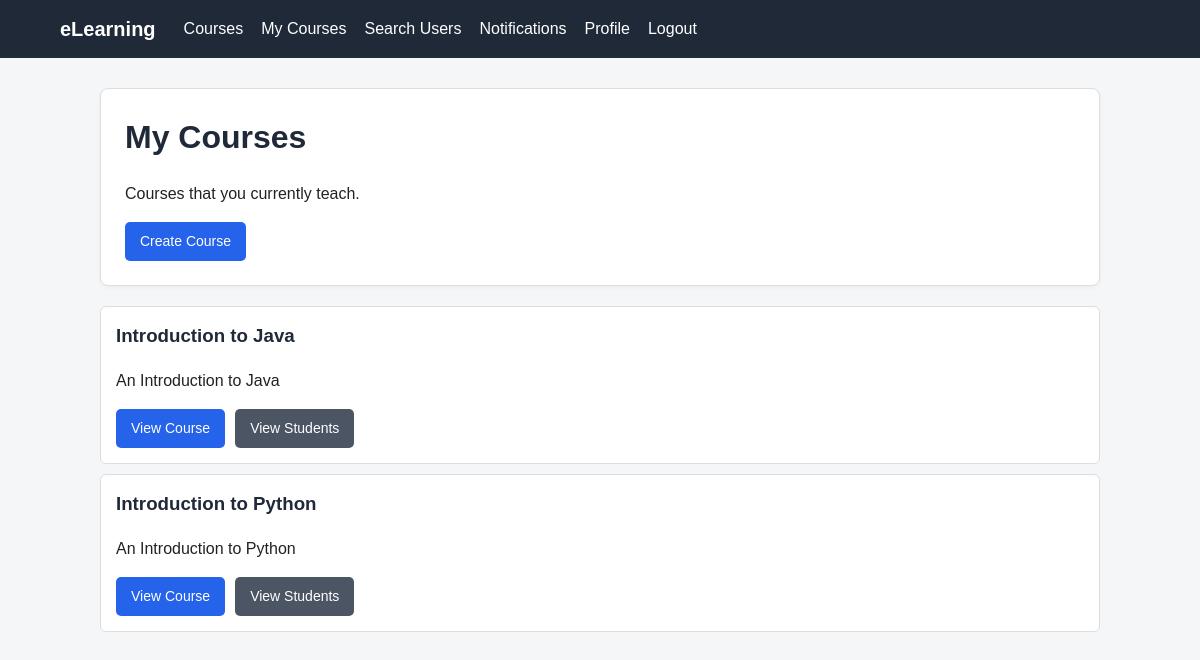
The page /courses/my-courses/ (signed in) on the database its author committed.
### courses/models.py (models this page shows, shortened)
class Course(models.Model):
    title = models.CharField(max_length=200)
    description = models.TextField()
    teacher = models.ForeignKey(
        settings.AUTH_USER_MODEL,
        on_delete=models.CASCADE,
        related_name='courses_taught'
    )
    created_at = models.DateTimeField(auto_now_add=True)

### courses/views.py (the view)
@login_required
def my_courses(request):
    if request.user.role != 'TEACHER':
        return redirect('home')
    courses = request.user.courses_taught.all().order_by(
        '-created_at'
    )
    return render(
        request,
        'courses/my_courses.html',
        {'courses': courses}
    )

### courses/templates/courses/my_courses.html (shortened to what this page needs)
{% extends 'base.html' %}
{% block content %}
<div class="card">
    <h1>My Courses</h1>
    <p>
        Courses that you currently teach.
    </p>
    <a
        class="button"
        href="{% url 'create_course' %}"
    >
        Create Course
    </a>
</div>
<ul class="course-list">
    {% for course in courses %}
        <li>
            <h3>
                {{ course.title }}
            </h3>
            <p>
                {{ course.description|truncatewords:30 }}
            </p>
            <div class="actions">
                <a
                    class="button"
                    href="{% url 'course_detail' course.id %}"
                >
                    View Course
                </a>
                <a
                    class="button secondary-button"
                    href="{% url 'course_students' course.id %}"
                >
                    View Students
                </a>
            </div>
        </li>
    {% empty %}
        <li>
            You have not created any courses yet.
        </li>
    {% endfor %}
</ul>
{% endblock %}

### accounts/static/css/style.css (style rules this page uses)
* { box-sizing: border-box; }
body { margin: 0; font-family: Arial, Helvetica, sans-serif; background-color: #f4f6f8; color: #222; line-height: 1.5; }
.card { background-color: white; padding: 24px; margin-bottom: 20px; border-radius: 8px; border: 1px solid #ddd; box-shadow: 0 2px 5px rgba(0, 0, 0, 0.04); }
h1, h2, h3 { margin-top: 0; color: #1f2937; }
a { color: #2563eb; }
.button, button { display: inline-block; background-color: #2563eb; color: white; border: none; border-radius: 5px; padding: 9px 15px; text-decoration: none; cursor: pointer; font-size: 14px; }
.secondary-button { background-color: #4b5563; }
.course-list, .user-list, .notification-list { list-style: none; padding: 0; }
.course-list li, .user-list li, .notification-list li { background-color: white; border: 1px solid #ddd; border-radius: 6px; padding: 15px; margin-bottom: 10px; }
.actions { display: flex; flex-wrap: wrap; gap: 10px; margin-top: 15px; }

### rows shown on the page
Course: title "Introduction to Java", description "An Introduction to Java"
Course: title "Introduction to Python", description "An Introduction to Python"
